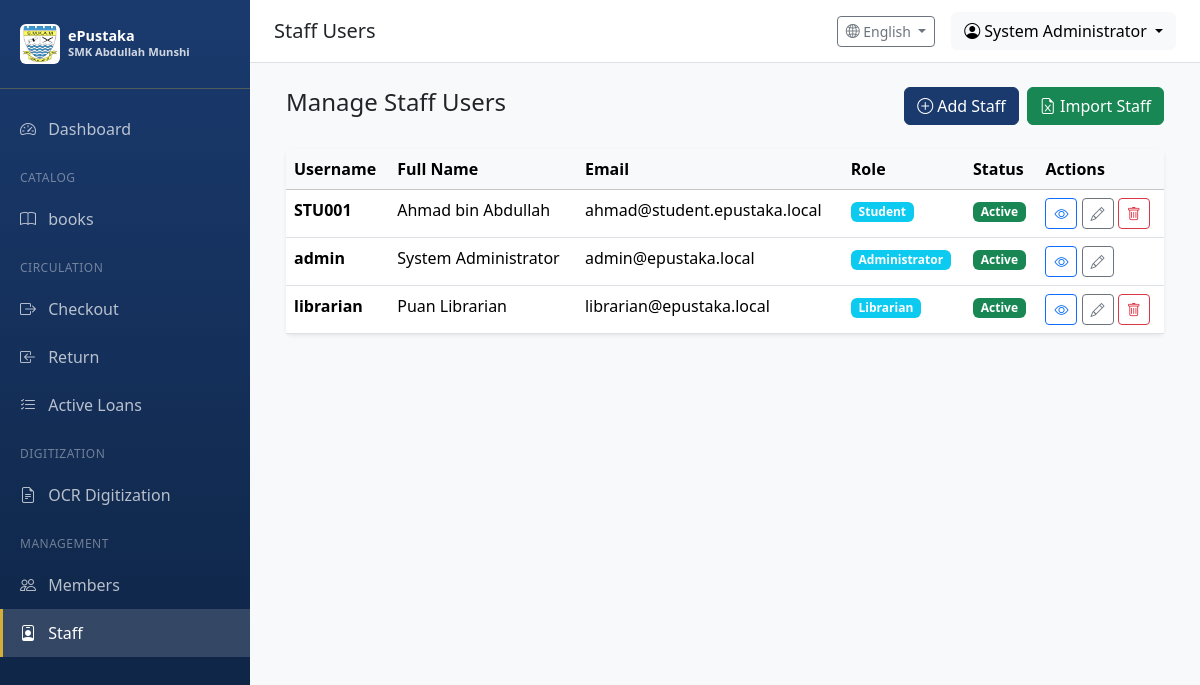
The page /users/staff (signed in) on the database as committed earlier.
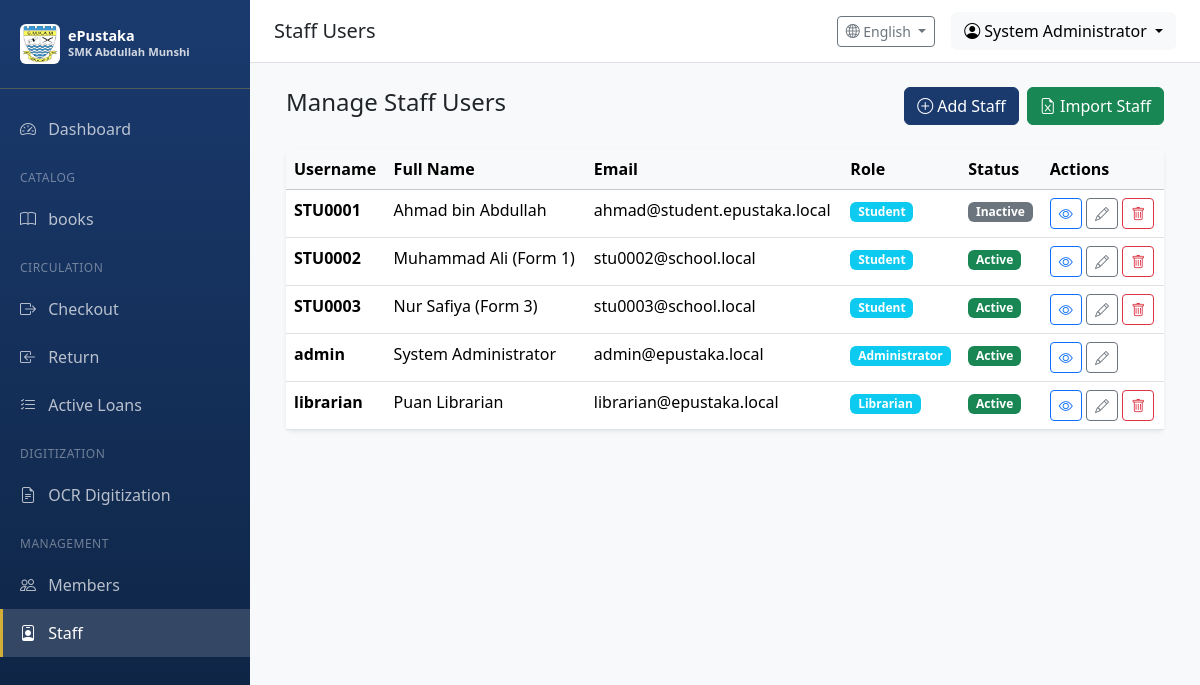
The same page on the database as committed later.
### app/models/user.py (models this page shows, shortened)
class User(UserMixin, db.Model):
    __tablename__ = 'users'
    id = db.Column(db.Integer, primary_key=True)
    username = db.Column(db.String(64), unique=True, nullable=False, index=True)
    email = db.Column(db.String(120), unique=True, nullable=False, index=True)
    password_hash = db.Column(db.String(256), nullable=False)
    full_name = db.Column(db.String(128))
    is_active = db.Column(db.Boolean, default=True)
    role_id = db.Column(db.Integer, db.ForeignKey('roles.id'))
    created_at = db.Column(db.DateTime, default=datetime.utcnow)
    updated_at = db.Column(db.DateTime, default=datetime.utcnow, onupdate=datetime.utcnow)
    last_login = db.Column(db.DateTime)
    def can(self, perm):
        return self.role is not None and self.role.has_permission(perm)

class Role(db.Model):
    __tablename__ = 'roles'
    id = db.Column(db.Integer, primary_key=True)
    name = db.Column(db.String(64), unique=True, nullable=False)
    description = db.Column(db.String(256))
    permissions = db.Column(db.Integer, default=0)
    is_default = db.Column(db.Boolean, default=False, index=True)
    users = db.relationship('User', backref='role', lazy='dynamic')
    def has_permission(self, perm):
        return self.permissions & perm == perm

### app/routes/users.py (the view)
@users_bp.route('/staff')
@login_required
@permission_required(Permission.MANAGE_USERS)
def staff_list():
    users = User.query.order_by(User.username).all()
    return render_template('users/staff_list.html', users=users)

### app/models/user.py (called while the page is built)
@login_manager.user_loader
def load_user(user_id):
    from app.models import Member
    if user_id.startswith('user_'):
        user_id_num = int(user_id.split('_')[1])
        return User.query.get(user_id_num)
    elif user_id.startswith('member_'):
        user_id_num = int(user_id.split('_')[1])
        return Member.query.get(user_id_num)
    else:
        return User.query.get(int(user_id))

### app/routes/users.py (called while the page is built)
def permission_required(perm):
    def decorator(f):
        from functools import wraps
        @wraps(f)
        def decorated_function(*args, **kwargs):
            if not current_user.can(perm):
                flash('You do not have permission to access this page', 'error')
                return redirect(url_for('main.dashboard'))
            return f(*args, **kwargs)
        return decorated_function
    return decorator

### app/utils/i18n.py (called while the page is built)
def get_language() -> str:
    try:
        return session.get('language', DEFAULT_LANGUAGE)
    except RuntimeError:
        return DEFAULT_LANGUAGE

def get_text(key: str, lang: str = None) -> str:
    if lang is None:
        lang = get_language()
    if key in TRANSLATIONS:
        trans = TRANSLATIONS[key]
        if lang in trans:
            return trans[lang]
        elif DEFAULT_LANGUAGE in trans:
            return trans[DEFAULT_LANGUAGE]
    return key.replace('_', ' ').title()

def register_i18n(app):
    @app.before_request
    def init_language():
        if 'language' not in session:
            session['language'] = DEFAULT_LANGUAGE
    @app.context_processor
    def inject_i18n():
        return {
            't': get_text,
            'get_text': get_text,
            'current_language': get_language(),
            'languages': LANGUAGES
        }
    @app.route('/set-language/<lang_code>')
    def set_lang(lang_code):
        """Route to change language."""
        from flask import redirect, request
        set_language(lang_code)
        return redirect(request.referrer or '/')

### app/templates/users/staff_list.html (shortened to what this page needs)
{% extends "base.html" %}
{% block page_title %}Staff Users{% endblock %}
{% block content %}
<div class="container-fluid">
    <div class="d-flex justify-content-between align-items-center mb-4">
        <h4>Manage Staff Users</h4>
        <div class="gap-2 d-flex">
            <a href="{{ url_for('users.add_staff') }}" class="btn btn-primary">
                <i class="bi bi-plus-circle me-1"></i>Add Staff
            </a>
            <a href="{{ url_for('users.import_staff') }}" class="btn btn-success">
                <i class="bi bi-file-earmark-excel"></i> Import Staff
            </a>
        </div>
    </div>
    <div class="card border-0 shadow-sm">
        <div class="card-body p-0">
            <div class="table-responsive">
                <table class="table table-hover mb-0">
                    <thead class="table-light">
                        <tr>
                            <th>Username</th>
                            <th>Full Name</th>
                            <th>Email</th>
                            <th>Role</th>
                            <th>Status</th>
                            <th>Actions</th>
                        </tr>
                    </thead>
                    <tbody>
                        {% for user in users %}
                        <tr>
                            <td><strong>{{ user.username }}</strong></td>
                            <td>{{ user.full_name or '-' }}</td>
                            <td>{{ user.email or '-' }}</td>
                            <td>
                                <span class="badge bg-info">{{ user.role.name if user.role else 'No Role' }}</span>
                            </td>
                            <td>
                                {% if user.is_active %}
                                    <span class="badge bg-success">Active</span>
                                {% else %}
                                    <span class="badge bg-secondary">Inactive</span>
                                {% endif %}
                            </td>
                            <td>
                                <a href="{{ url_for('users.view_staff', user_id=user.id) }}"
                                   class="btn btn-sm btn-outline-primary" title="View">
                                    <i class="bi bi-eye"></i>
                                </a>
                                <a href="{{ url_for('users.edit_staff', user_id=user.id) }}"
                                   class="btn btn-sm btn-outline-secondary" title="Edit">
                                    <i class="bi bi-pencil"></i>
                                </a>
                                {% if user.id != current_user.id %}
                                    <form method="POST" action="{{ url_for('users.delete_staff', user_id=user.id) }}" style="display: inline;">
                                        <button type="submit" class="btn btn-sm btn-outline-danger" title="Delete" onclick="return confirm('Delete staff account {{ user.username }}?')">
                                            <i class="bi bi-trash"></i>
                                        </button>
                                    </form>
                                {% endif %}
                            </td>
                        </tr>
                        {% else %}
                        <tr>
                            <td colspan="6" class="text-center py-4 text-muted">
                                No staff users found
                            </td>
                        </tr>
                        {% endfor %}
                    </tbody>
                </table>
            </div>
        </div>
    </div>
</div>
{% endblock %}

### app/templates/base.html (shortened to what this page needs)
<!DOCTYPE html>
<html lang="en">
<head>
    <link href="https://cdn.jsdelivr.net/npm/bootstrap@5.3.2/dist/css/bootstrap.min.css" rel="stylesheet">
    <link href="https://cdn.jsdelivr.net/npm/bootstrap-icons@1.11.1/font/bootstrap-icons.css" rel="stylesheet">
</head>
<body>
    {% if current_user.is_authenticated %}
    <nav class="sidebar">
        <div class="sidebar-brand">
            <div class="d-flex align-items-center">
                <img src="{{ url_for('static', filename='images/Lencana_Sekolah_Menengah_Kebangsaan_Abdullah_Munshi.jpg') }}"
                     alt="SMK Abdullah Munshi"
                     class="me-2 rounded"
                     style="width: 40px; height: 40px; object-fit: contain; background: white; padding: 2px;">
                <div>
                    <div style="font-size: 0.9rem; line-height: 1.2;">ePustaka</div>
                    <div style="font-size: 0.7rem; opacity: 0.8;">SMK Abdullah Munshi</div>
                </div>
            </div>
        </div>
        <ul class="nav flex-column">
            {% set is_member = current_user.__class__.__name__ == 'Member' %}
            {% if is_member %}
                {% set is_staff = current_user.member_type in ['Staff', 'Student Assistant', 'Librarian', 'Teacher'] %}
            {% else %}
                {% set is_staff = current_user.role and current_user.role.name != 'Student' %}
            {% endif %}
            {% if is_member and not is_staff %}
            <li class="sidebar-section">{{ t('student_portal') }}</li>
            <li class="nav-item">
                <a class="nav-link {% if request.endpoint == 'student.index' %}active{% endif %}" href="{{ url_for('student.index') }}">
                    <i class="bi bi-house"></i> {{ t('home') }}
                </a>
            </li>
            <li class="nav-item">
                <a class="nav-link {% if request.endpoint == 'student.search_books' %}active{% endif %}" href="{{ url_for('student.search_books') }}">
                    <i class="bi bi-search"></i> {{ t('search_books') }}
                </a>
            </li>
            <li class="nav-item">
                <a class="nav-link {% if request.endpoint == 'student.my_loans' %}active{% endif %}" href="{{ url_for('student.my_loans') }}">
                    <i class="bi bi-journal-bookmark"></i> {{ t('my_loans') }}
                </a>
            </li>
            <li class="nav-item">
                <a class="nav-link {% if request.endpoint == 'student.leaderboard' %}active{% endif %}" href="{{ url_for('student.leaderboard') }}">
                    <i class="bi bi-trophy"></i> {{ t('leaderboard') }}
                </a>
            </li>
            {% elif is_staff %}
            <li class="nav-item">
                <a class="nav-link {% if request.endpoint == 'main.dashboard' %}active{% endif %}" href="{{ url_for('main.dashboard') }}">
                    <i class="bi bi-speedometer2"></i> {{ t('dashboard') }}
                </a>
            </li>
            {% if current_user.can(1) or current_user.can(2) %}
            <li class="sidebar-section">{{ t('catalog') }}</li>
            <li class="nav-item">
                <a class="nav-link {% if 'catalog' in request.endpoint %}active{% endif %}" href="{{ url_for('catalog.index') }}">
                    <i class="bi bi-book"></i> {{ t('books') }}
                </a>
            </li>
            <li class="sidebar-section">{{ t('circulation') }}</li>
            <li class="nav-item">
                <a class="nav-link {% if request.endpoint == 'circulation.checkout' %}active{% endif %}" href="{{ url_for('circulation.checkout') }}">
                    <i class="bi bi-box-arrow-right"></i> {{ t('checkout') }}
                </a>
            </li>
            <li class="nav-item">
                <a class="nav-link {% if request.endpoint == 'circulation.return_book' %}active{% endif %}" href="{{ url_for('circulation.return_book') }}">
                    <i class="bi bi-box-arrow-in-left"></i> {{ t('return') }}
                </a>
            </li>
            <li class="nav-item">
                <a class="nav-link {% if request.endpoint == 'circulation.active_loans' %}active{% endif %}" href="{{ url_for('circulation.active_loans') }}">
                    <i class="bi bi-list-check"></i> {{ t('active_loans') }}
                </a>
            </li>
            {% endif %}
            {% if current_user.can(512) %}
            <li class="sidebar-section">{{ t('digitization') }}</li>
            <li class="nav-item">
                <a class="nav-link {% if 'ocr' in request.endpoint %}active{% endif %}" href="{{ url_for('ocr.index') }}">
                    <i class="bi bi-file-earmark-text"></i> {{ t('ocr_digitization') }}
                </a>
            </li>
            {% endif %}
            {% if current_user.can(128) %}
            <li class="sidebar-section">{{ t('management') }}</li>
            <li class="nav-item">
                <a class="nav-link {% if request.endpoint == 'users.member_list' %}active{% endif %}" href="{{ url_for('users.member_list') }}">
                    <i class="bi bi-people"></i> {{ t('members') }}
                </a>
            </li>
            {% endif %}
            {% if current_user.can(256) %}
            <li class="nav-item">
                <a class="nav-link {% if request.endpoint == 'users.staff_list' %}active{% endif %}" href="{{ url_for('users.staff_list') }}">
                    <i class="bi bi-person-badge"></i> {{ t('staff') }}
                </a>
            </li>
            {% endif %}
            {% endif %}
        </ul>
    </nav>
    <div class="main-content">
        <nav class="top-navbar d-flex justify-content-between align-items-center">
            <div>
                <h5 class="mb-0">{% block page_title %}{{ t('dashboard') }}{% endblock %}</h5>
            </div>
            <div class="d-flex align-items-center gap-3">
                <div class="dropdown">
                    <button class="btn btn-outline-secondary btn-sm dropdown-toggle" type="button" data-bs-toggle="dropdown">
                        <i class="bi bi-globe2"></i> {{ languages.get(current_language, 'English') }}
                    </button>
                </div>
                <div class="dropdown">
                    <button class="btn btn-light dropdown-toggle" type="button" data-bs-toggle="dropdown">
                        <i class="bi bi-person-circle"></i> {{ current_user.full_name or current_user.username }}
                    </button>
                </div>
            </div>
        </nav>
        <div class="content-wrapper">
            {% block content %}{% endblock %}
        </div>
    </div>
    {% else %}
    {% block public_content %}{% endblock %}
    {% endif %}
</body>
</html>

### app/templates/base.html (style rules this page uses)
:root { --sidebar-width: 250px; --primary-color: #1a3a6e; --primary-dark: #0d2240; --accent-color: #d4af37; --accent-light: #f0d77a; }
body { min-height: 100vh; }
.sidebar { position: fixed; top: 0; left: 0; width: var(--sidebar-width); height: 100vh; background: linear-gradient(180deg, var(--primary-color) 0%, var(--primary-dark) 100%); padding-top: 1rem; overflow-y: auto; }
.sidebar .nav-link { color: rgba(255,255,255,0.7); padding: 0.75rem 1.25rem; border-radius: 0; }
.sidebar .nav-link:hover, .sidebar .nav-link.active { color: #fff; background: rgba(255,255,255,0.1); }
.sidebar .nav-link i { width: 24px; margin-right: 0.5rem; }
.sidebar-brand { color: #fff; font-size: 1.25rem; font-weight: 600; padding: 0.5rem 1.25rem 1.5rem; border-bottom: 1px solid rgba(255,255,255,0.1); margin-bottom: 1rem; }
.sidebar-section { color: rgba(255,255,255,0.4); font-size: 0.75rem; text-transform: uppercase; padding: 1rem 1.25rem 0.5rem; letter-spacing: 0.5px; }
.main-content { margin-left: var(--sidebar-width); min-height: 100vh; background: #f8f9fa; }
.top-navbar { background: #fff; border-bottom: 1px solid #dee2e6; padding: 0.75rem 1.5rem; }
.content-wrapper { padding: 1.5rem; }
.btn-primary { background-color: var(--primary-color); border-color: var(--primary-color); }
.sidebar .nav-link.active { background: rgba(255, 255, 255, 0.15); color: #fff; border-left: 3px solid var(--accent-color); padding-left: calc(1.25rem - 3px); }
.sidebar-brand { border-bottom-color: rgba(212, 175, 55, 0.3); }

Rows that differ between the two databases and show on the page:
changed User "Ahmad bin Abdullah": username "STU001" → "STU0001"; is_active "Active" → "Inactive"
added User: username "STU0002", full_name "Muhammad Ali (Form 1)", email "stu0002@school.local", role "Student", is_active "Active"
added User: username "STU0003", full_name "Nur Safiya (Form 3)", email "stu0003@school.local", role "Student", is_active "Active"
